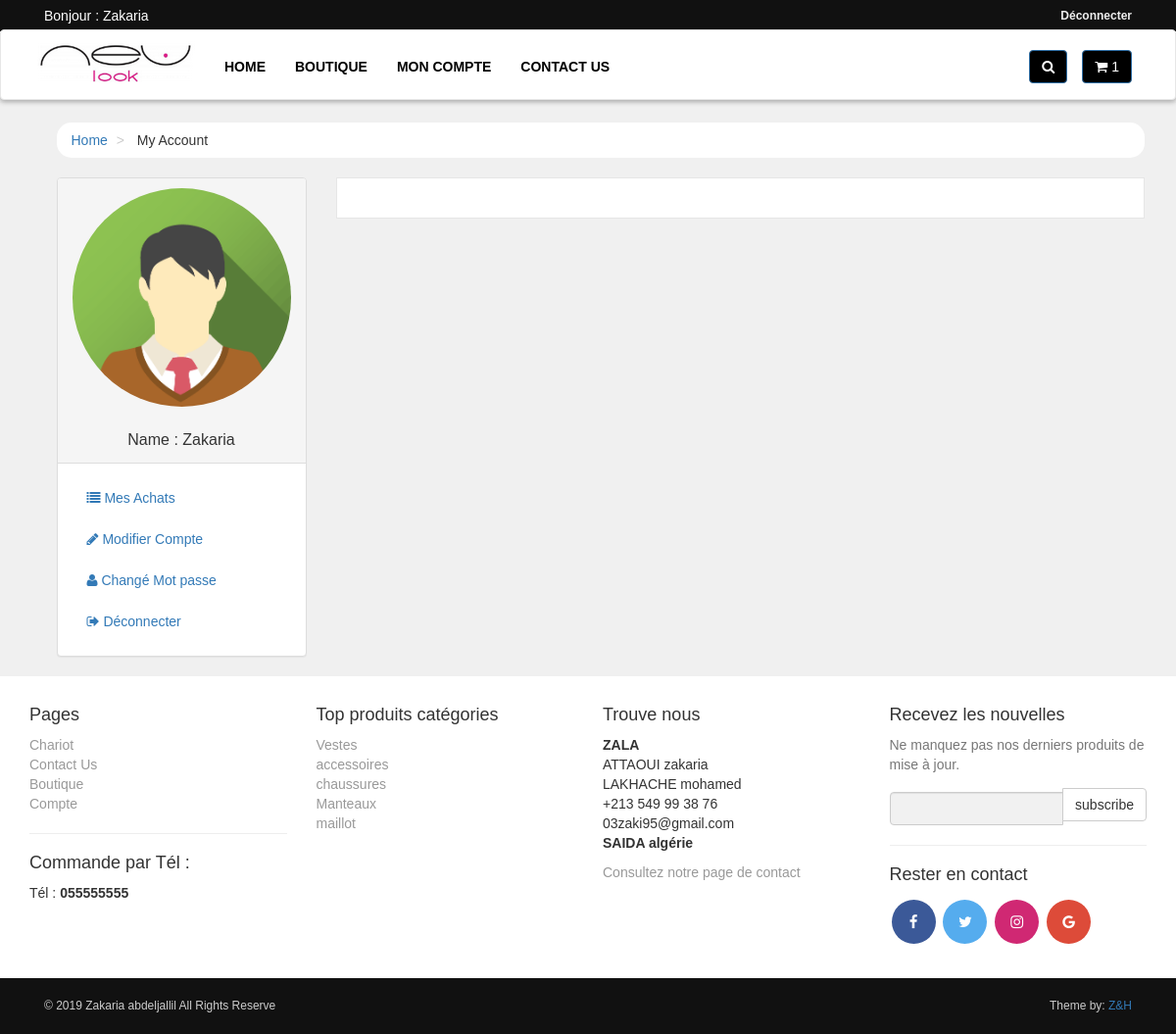
/customer/my_account.php (signed in), run on the app's committed database.
### tables this page shows
CREATE TABLE IF NOT EXISTS `customers` (
  `customer_id` int(10) NOT NULL AUTO_INCREMENT,
  `customer_name` varchar(255) NOT NULL,
  `customer_email` varchar(255) NOT NULL,
  `customer_pass` varchar(255) NOT NULL,
  `customer_country` text NOT NULL,
  `customer_city` text NOT NULL,
  `customer_contact` varchar(255) NOT NULL,
  `customer_address` text NOT NULL,
  `customer_image` text NOT NULL,
  `customer_ip` varchar(100) NOT NULL,
  `confirmkey` varchar(255) NOT NULL,
  `confirme` int(1) NOT NULL,
  PRIMARY KEY (`customer_id`)
);

CREATE TABLE IF NOT EXISTS `product_categories` (
  `p_cat_id` int(10) NOT NULL AUTO_INCREMENT,
  `p_cat_title` text NOT NULL,
  `p_cat_desc` text NOT NULL,
  PRIMARY KEY (`p_cat_id`)
);

### customer/my_account.php (the view, shortened to what this page needs)
<?php
if(!isset($_SESSION['customer_email'])){
    echo "<script>window.open('../checkout.php','_self')</script>";
}else{
include("includes/db.php");
?>
<!DOCTYPE html>
<html>
<head>
  <link rel="stylesheet" type="text/css" href="styles/bootstrap-337.min.css">
  <link rel="stylesheet" type="text/css" href="font-awsome/css/font-awesome.min.css">
  <link rel="stylesheet" type="text/css" href="styles/style.css">
</head>
<body>
  <hr>
  <div id="top">
     <div class="container">
       <div class="col-md-6 offer">
               <a href="#" >
                <?php
               if (!isset($_SESSION['customer_email'])){
                echo "Bonjour : Anonyme";
                }else{
                   $customer_session = $_SESSION['customer_email'];
                   $get_customer = "select * from customers where customer_email='$customer_session'";
                   $run_customer = mysqli_query($con,$get_customer);
                   $row_customer = mysqli_fetch_array($run_customer);
                   $customer_name = $row_customer['customer_name'];
                   echo "Bonjour : " .$customer_name. "";
                }
                ?>
               </a>
           </div>
          <div class="col-md-6">
               <ul class="menu">
                   <li>
                       <a href="../checkout.php"><?php
               if (!isset($_SESSION['customer_email'])){
                echo "<b><a href='../checkout.php'> Me connecter </a></b>";
                }else{
                  echo "<b><a href='../logout.php'> Déconnecter </a></b>";
                }
                ?>
                       </a>
                   </li>
               </ul>
           </div>
       </div>
   </div>
   <div id="navbar" class="navbar navbar-default">
       <div class="container">
           <div class="navbar-header">
               <a href="../index.php" class="navbar-brand home">
                   <img src="images/newlookred.png" alt="NewL" class="hidden-xs">
               </a>
           </div>
           <div class="navbar-collapse collapse" id="navigation">
               <div class="padding-nav">
                   <ul class="nav navbar-nav left">
                       <li>
                           <a href="../index.php">Home</a>
                       </li>
                       <li>
                           <a href="../shop.php">Boutique</a>
                       </li>
                       <li>
                           <a href="my_account.php">Mon compte</a>
                       </li>
                       <li>
                           <a href="../contact.php">Contact Us</a>
                       </li>
                   </ul>
               </div>
               <a href="
               ../cart.php" class="btn navbar-btn btn-primary right">
                   <i class="fa fa-shopping-cart"></i>
                   <span><?php items(); ?></span>
               </a>
               <div class="navbar-collapse collapse right">
                   <button class="btn btn-primary navbar-btn" type="button" data-toggle="collapse" data-target="#search">
                       <i class="fa fa-search"></i>
                   </button>
               </div>
           </div>
       </div>
   </div>
   <div id="content">
       <div class="container">
           <div class="col-md-12">
               <ul class="breadcrumb">
                   <li>
                       <a href="index.php">Home</a>
                   </li>
                   <li>
                       My Account
                   </li>
               </ul>
           </div>
           <div class="col-md-3">
   <?php
    include("includes/sidebar.php");
    ?>
           </div>
           <div class="col-md-9">
               <div class="box">
               </div>
           </div>
       </div>
   </div>
   <?php
    include("includes/footer.php");
    ?>
</body>
</html>
<?php  }  ?>

### customer/includes/sidebar.php (shortened to what this page needs)
<div class="panel panel-default sidebar-menu">
    <div class="panel-heading">
        <?php
        $customer_session = $_SESSION['customer_email'];
        $get_customer = "select * from customers where customer_email='$customer_session'";
        $run_customer = mysqli_query($con,$get_customer);
        $row_customer = mysqli_fetch_array($run_customer);
        $customer_name = $row_customer['customer_name'];
        if (!isset($_SESSION['customer_email'])) {
        }else{
            echo "
            <center>
                <img src='customer_images/avatar2.png' class='img-responsive' id='avatar2'>
                <br />
                <h3 class='panel-title' align='center'>
                Name : $customer_name
                </h3>
            </center>
            ";
        }
        ?>
    </div>
    <div class="panel-body">
        <ul class="nav-pills nav-stacked nav">
            <li class="<?php if(isset($_GET['my_orders'])){ echo "active"; } ?>">
                <a href="my_account.php?my_orders">
                    <i class="fa fa-list"></i> Mes Achats
                </a>
            </li>
            <li class="<?php if(isset($_GET['edit_account'])){ echo "active"; } ?>">
                <a href="my_account.php?edit_account">
                    <i class="fa fa-pencil"></i> Modifier Compte
                </a>
            </li>
            <li class="<?php if(isset($_GET['change_pass'])){ echo "active"; } ?>">
                <a href="my_account.php?change_pass">
                    <i class="fa fa-user"></i> Changé Mot passe
                </a>
            </li>
            <li>
                <a href="../logout.php">
                    <i class="fa fa-sign-out"></i> Déconnecter
                </a>
            </li>
        </ul>
    </div>
</div>

### customer/includes/footer.php (shortened to what this page needs)
<div id="footer">
    <div class="container">
        <div class="row">
            <div class="col-sm-6 col-md-3">
               <h4>Pages</h4>
                <ul>
                    <li><a href="../cart.php">Chariot</a></li>
                    <li><a href="../contact.php">Contact Us</a></li>
                    <li><a href="../shop.php">Boutique</a></li>
                    <li><a href="my_account.php">Compte</a></li>
                </ul>
                <hr>
                <h4>Commande par Tél :</h4>
                 <ul>
                    <li> Tél : <b>055555555</b> </li>
                </ul>
            </div>
            <div class="com-sm-6 col-md-3">
                <h4>Top produits catégories</h4>
                <ul>
                     <?php
                        $get_p_cats = "select * from product_categories";
                        $run_p_cats = mysqli_query($con,$get_p_cats);
                        while($row_p_cats=mysqli_fetch_array($run_p_cats)){
                            $p_cat_id = $row_p_cats['p_cat_id'];
                            $p_cat_title = $row_p_cats['p_cat_title'];
                            echo "
                                <li>
                                    <a href='../shop.php?p_cat=$p_cat_id'>
                                        $p_cat_title
                                    </a>
                                </li>
                            ";
                        }
                    ?>
                </ul>
            </div>
            <div class="col-sm-6 col-md-3">
                <h4>Trouve nous</h4>
                <p>
                    <strong>ZALA</strong>
                    <br/>ATTAOUI zakaria
                    <br/>LAKHACHE mohamed
                    <br/>+213 549 99 38 76
                    <br/>03zaki95@gmail.com
                    <br/><strong>SAIDA algérie</strong>
                </p>
                <a href="../contact.php">Consultez notre page de contact</a>
            </div>
            <div class="col-sm-6 col-md-3">
                <h4>Recevez les nouvelles</h4>
                <p class="text-muted">
                    Ne manquez pas nos derniers produits de mise à jour.
                </p>
                <form action="" method="post">
                    <div class="input-group">
                        <input type="text" class="form-control" name="email">
                        <span class="input-group-btn">
                            <input type="submit" value="subscribe" class="btn btn-default">
                        </span>
                    </div>
                </form>
                <hr>
                <h4>Rester en contact</h4>
                <p id="socil">
                    <a href="https://www.facebook.com/Boutique-New-Look-Sa%C3%AFda-173258006100670/?__tn__=%3C-R&eid=ARC7XaQDip1U3q0kxnn0m7DMOM4ysZ1ov8kBeCkuk9FM-GJGt1MH6CJyxbtInIHiIgJDDgXCwC0tRJYz&hc_ref=ARTNoMknNaHMvTI7SXWu7dn4jk-oR5C0eW2V3U8pyaEHgNyaiPfd3hozqvTotS15SXk&__xts__[0]=68.ARBFXVDKtUAlV0mnv-p7MN8GCSaozTFH0aztiGZDKze9IK78Kg9H7kldxnVwneeIg3P_9k7oUHTuo8XhXvqzH5t4ohxiQcXbZXbVEubJ9csMyraxZm_lG6aXxwNdUqH-Ij75-QWP6OtweqHVf5xKGbD3kQ-n1W1M6HNNUJSzd7-c7ZBgixae_F-MSf7Uye1roaIxzhJEONnIP5_fqGpV7xz1T7kioDRVUzbJrmAA-1ETQT2_maJcOrXIay45lgHMR8oCefZzaC0aChiRbIcUkIgE1xv71fam0r2Yu0oxPozpmF1UL1fHIRjeSVr2FHv02rIDaQgp8oqU4MFqBhtgCwazHC6oj8WsLaBRIIDCDr3OXjXCF8ePP6E" class="fa fa-facebook" target="_blank"></a>
                    <a href="#" class="fa fa-twitter"></a>
                    <a href="https://www.instagram.com/boutiquenewlooksaida/" class="fa fa-instagram" target="_blank"></a>
                    <a href="#" class="fa fa-google"></a>
                </p>
            </div>
        </div>
    </div>
</div>
<div id="copyright">
    <div class="container">
        <div class="col-md-6">
            <p class="pull-left">&copy; 2019 Zakaria abdeljallil All Rights Reserve</p>
        </div>
        <div class="col-md-6">
            <p class="pull-right">Theme by: <a href="#">Z&H</p>
        </div>
    </div>
</div>

### customer/styles/style.css (style rules this page uses)
body { font-size: 14px; line-height: 1.42857143; color: #333333; background: #f0f0f0; overflow-x: hidden; }
#top { background: #111111; padding: 6px 0; position: fixed; top: 0; left: 0; width: 100%; z-index: 10; }
#top .offer { color: #ffffff; }
#top a { color: #ffffff; }
#top ul.menu { padding-top: 2px; margin: 0px; text-align: right; font-size: 12px; list-style: none; }
#top ul.menu > li { display: inline-block; }
#top ul.menu > li a { color: #eeeeee; }
.navbar { box-shadow: 0px 2px 5px rgba(0, 0, 0, .3); background: #ffffff; top: 30px; position: fixed; width: 100%; z-index: 10; }
.navbar-collapse .right { float: right; }
.navbar-brand { float: left; padding: 10px 15px; font-size: 18px; line-height: 20px; height: 70px; }
.navbar ul.nav > li > a { color: black; text-transform: uppercase; font-weight: bold; font-size: 14px; }
.padding-nav { padding-top: 12px; }
.btn-primary { -webkit-transition-duration: 0.4s; background-color: black; }
.box { background: #ffffff; margin: 0 0 30px; border: solid 1px #e6e6e6; box-sizing: border-box; padding: 20px; }
#content { padding-left: 25px; }
#footer { background: #FFFFFF; padding: 20px 0; }
#footer a { color: #999999; padding: 0; text-decoration: none; }
#footer ul { list-style: none; padding-left: 0px; }
#copyright { background: #111111; color: #cccccc; padding: 20px 0px; font-size: 12px; }
#copyright p { margin: 0px; }
.breadcrumb { padding: 8px 15px; margin-bottom: 20px; background: #ffffff; border-radius: 15px; }
.breadcrumb> li + li:before { content: ">\00a0"; color: #cccccc; }
#content .panel.sidebar-menu { box-sizing: border-box; background: #ffffff; }
#content .panel.sidebar-menu h3 { padding: 5px 0px; margin: 0px; }
.row::after { content: ""; clear: both; display: table; }
body, html { height: 100%; }
* { box-sizing: border-box; }
input[type=text], input[type=password] { width: 100%; padding: 15px; margin: 5px 0 22px 0; border: none; background: #f1f1f1; }
body { font-family: Arial, Helvetica, sans-serif; }
input[type=text], input[type=password] { width: 100%; padding: 12px 20px; margin: 8px 0; display: inline-block; border: 1px solid #ccc; box-sizing: border-box; }
button { background-color: black; color: white; border: none; }
#socil .fa { padding: 15px; font-size: 15px; width: 45px; text-align: center; text-decoration: none; margin: 5px 2px; border-radius: 50%; }
#socil .fa-facebook { background: #3B5998; color: white; }
#socil .fa-twitter { background: #55ACEE; color: white; }
#socil .fa-google { background: #dd4b39; color: white; }
#socil .fa-instagram { background: #D02873; color: white; }
#avatar2 { border-radius: 50%; }

### data on the page
customers: customer_name "Zakaria"
product_categories: p_cat_title "Vestes"
product_categories: p_cat_title "accessoires"
product_categories: p_cat_title "chaussures"
product_categories: p_cat_title "Manteaux"
product_categories: p_cat_title "maillot"

### other printed values
$count_items "1"
